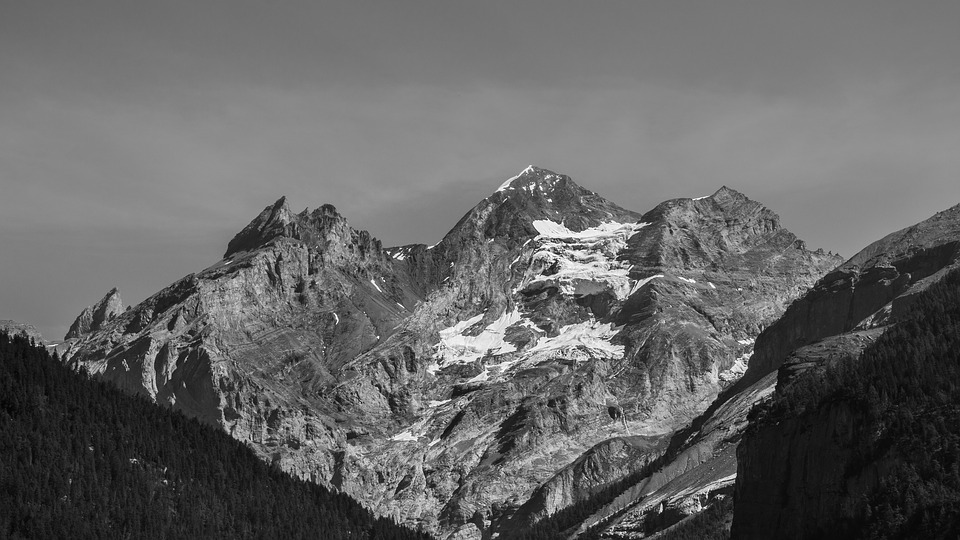
#> input picture histogram.jpg, 960 x 540 px
$ python HistogramEqualization.py
#> lines starting #> are read from the running program, lines starting #| are printed output that depends on the picture
import cv2
import numpy as np
from matplotlib import pyplot as plt

img = cv2.imread('histogram.jpg',0)
#> img is the input picture: shape (540, 960); min 0, max 255, mean 101.5

hist,bins = np.histogram(img.flatten(),256,[0,256])
#> hist = 256 values, max 11172 at index 139, min 2 at index 1, mean 2025; bins = 257 values from 0 to 256

cdf = hist.cumsum()
#> cdf = 256 values from 6 to 518400
cdf_normalized = cdf * hist.max()/ cdf.max()
#> cdf_normalized = 256 values from 0.129 to 11172

plt.plot(cdf_normalized, color = 'b')
plt.hist(img.flatten(),256,[0,256], color = 'black')
plt.xlim([0,256])
plt.legend(('cdf','histogram'), loc = 'upper left')
plt.show()
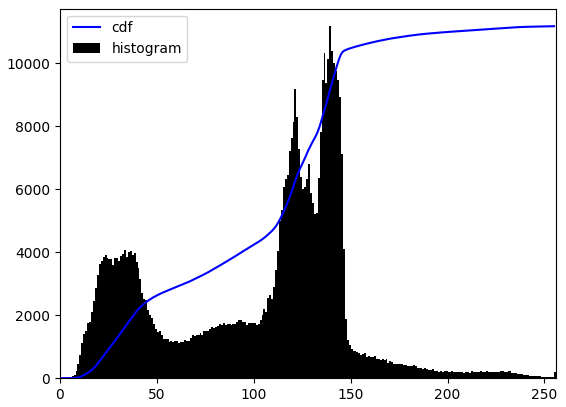
#> figure drawn by matplotlib, 1 panel; tallest bar 11172 high, from x = 139 to 140; curve peaks at x = 255, y = 11172

cdf_m = np.ma.masked_equal(cdf,0)
cdf_m = (cdf_m - cdf_m.min())*255/(cdf_m.max()-cdf_m.min())
cdf = np.ma.filled(cdf_m,0).astype('uint8')
#> cdf = 256 values from 0 to 255

img2 = cdf[img]
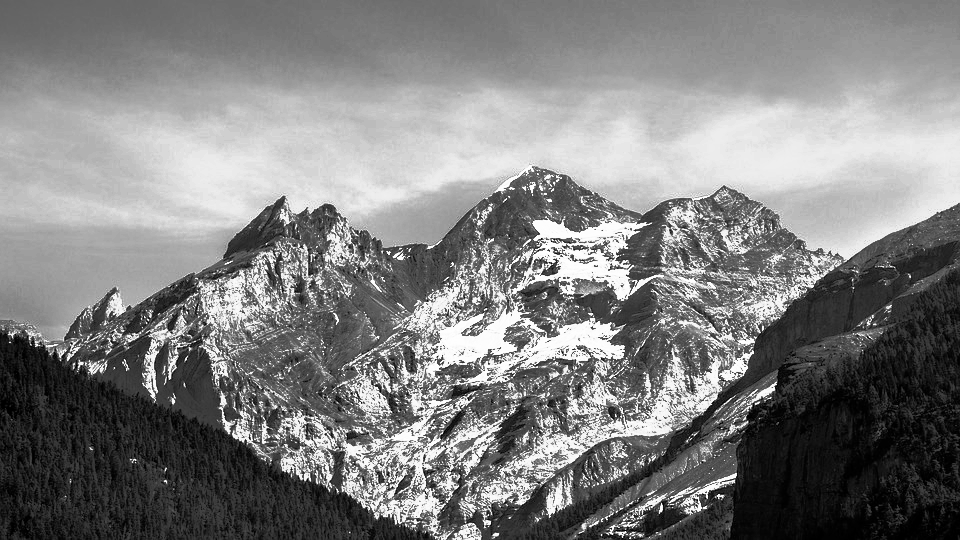
#> img2: shape (540, 960); min 0, max 255, mean 128.3

img = cv2.imread('histogram.jpg',0)
equ = cv2.equalizeHist(img)
res = np.hstack((img,equ)) #stacking images side-by-side
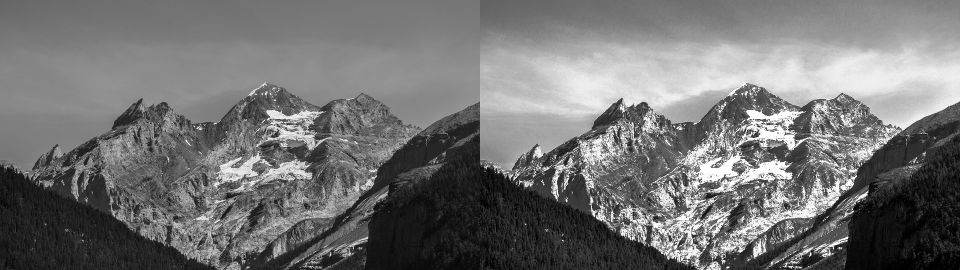
#> res: shape (540, 1920) (shown at 1/2 size); min 0, max 255, mean 115.1

cv2.imwrite('histogramEqu.jpg', equ)

plt.subplot(121),plt.imshow(img,cmap = 'gray')
plt.title('Original'), plt.xticks([]), plt.yticks([])
plt.subplot(122),plt.imshow(equ,cmap = 'gray')
plt.title('Histogram Equalization'), plt.xticks([]), plt.yticks([])
plt.show()
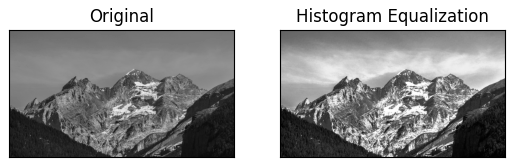
#> figure drawn by matplotlib, 2 panels

$ run again, with atam.jpg copied over histogram.jpg
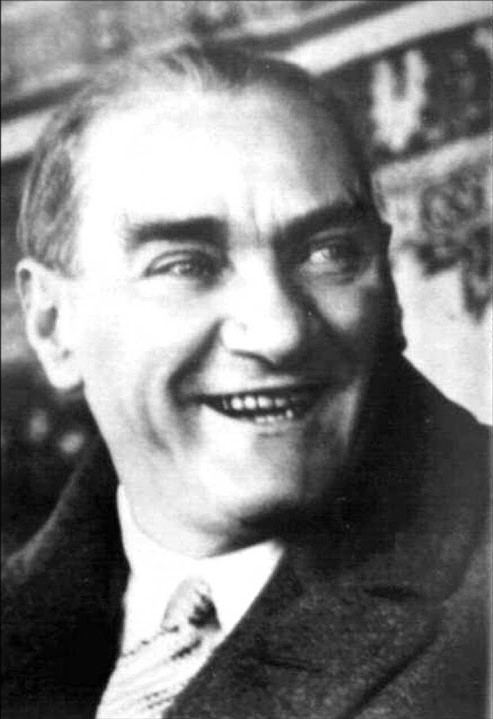
#> input picture atam.jpg, 493 x 719 px
#> img is the input picture: shape (719, 493); min 0, max 255, mean 129.1
#> hist = 256 values, max 20186 at index 255, min 91 at index 0, mean 1384.6; bins = 257 values from 0 to 256
#> `cdf = hist.cumsum()`: cdf = 256 values from 91 to 354467
#> cdf_normalized = 256 values from 5.18 to 20186
#> `plt.show()`:
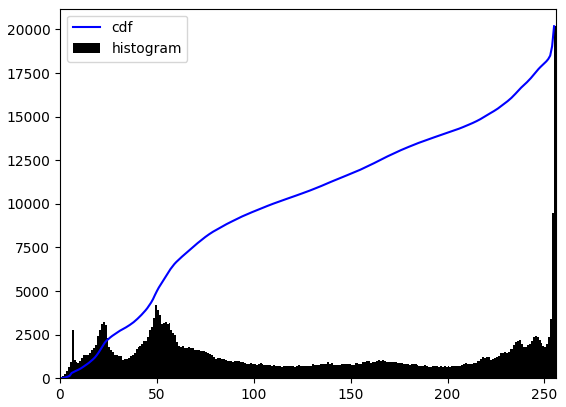
#> figure drawn by matplotlib, 1 panel; tallest bar 20186 high, from x = 255 to 256; curve peaks at x = 255, y = 20186
#> `cdf = np.ma.filled(cdf_m,0).astype('uint8')`: cdf = 256 values from 0 to 255
#> `plt.show()`:
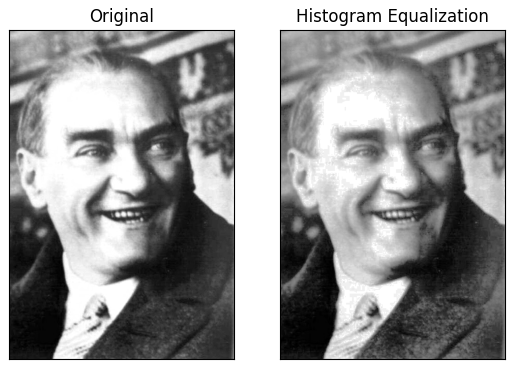
#> figure drawn by matplotlib, 2 panels

$ run again, with camera.jpg copied over histogram.jpg
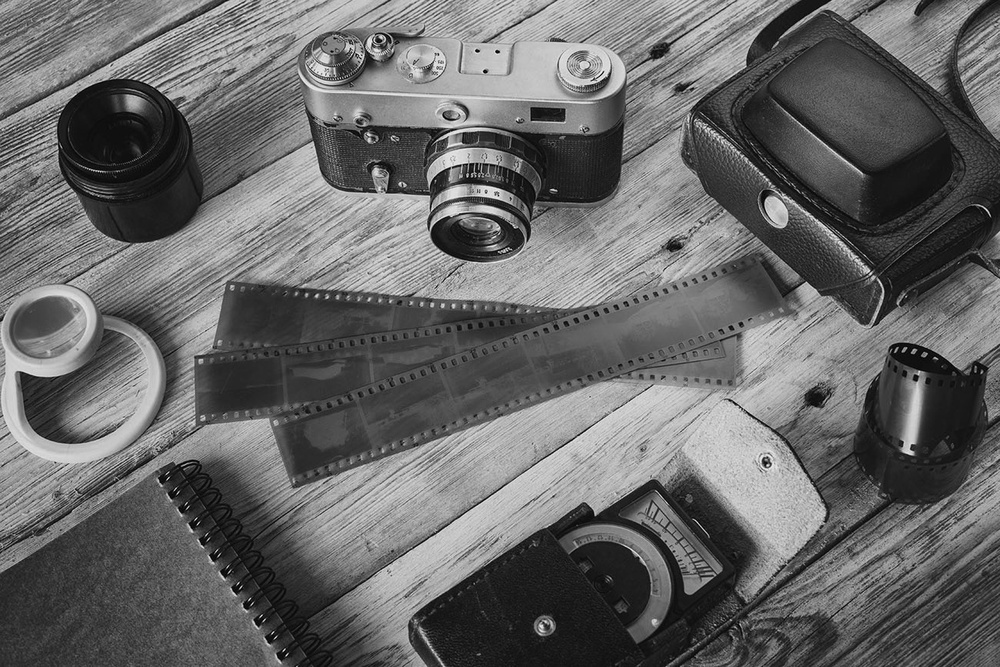
#> input picture camera.jpg, 1000 x 667 px, shrunk from 1300 x 867 before the run
#> img is the input picture: shape (667, 1000); min 0, max 249, mean 103.4
#> hist = 256 values, max 5369 at index 25, min 0 at index 243, mean 2605.5; bins = 257 values from 0 to 256
#> `cdf = hist.cumsum()`: cdf = 256 values from 54 to 667000
#> cdf_normalized = 256 values from 0.435 to 5369
#> `plt.show()`:
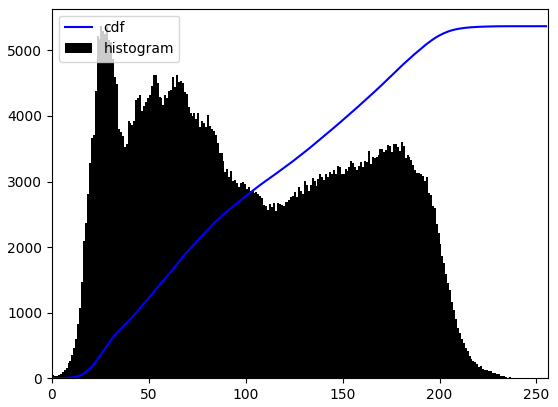
#> figure drawn by matplotlib, 1 panel; tallest bar 5369 high, from x = 25 to 26; curve peaks at x = 249, y = 5369
#> `cdf = np.ma.filled(cdf_m,0).astype('uint8')`: cdf = 256 values from 0 to 255
#> `plt.show()`:
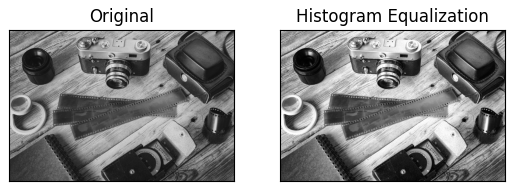
#> figure drawn by matplotlib, 2 panels
